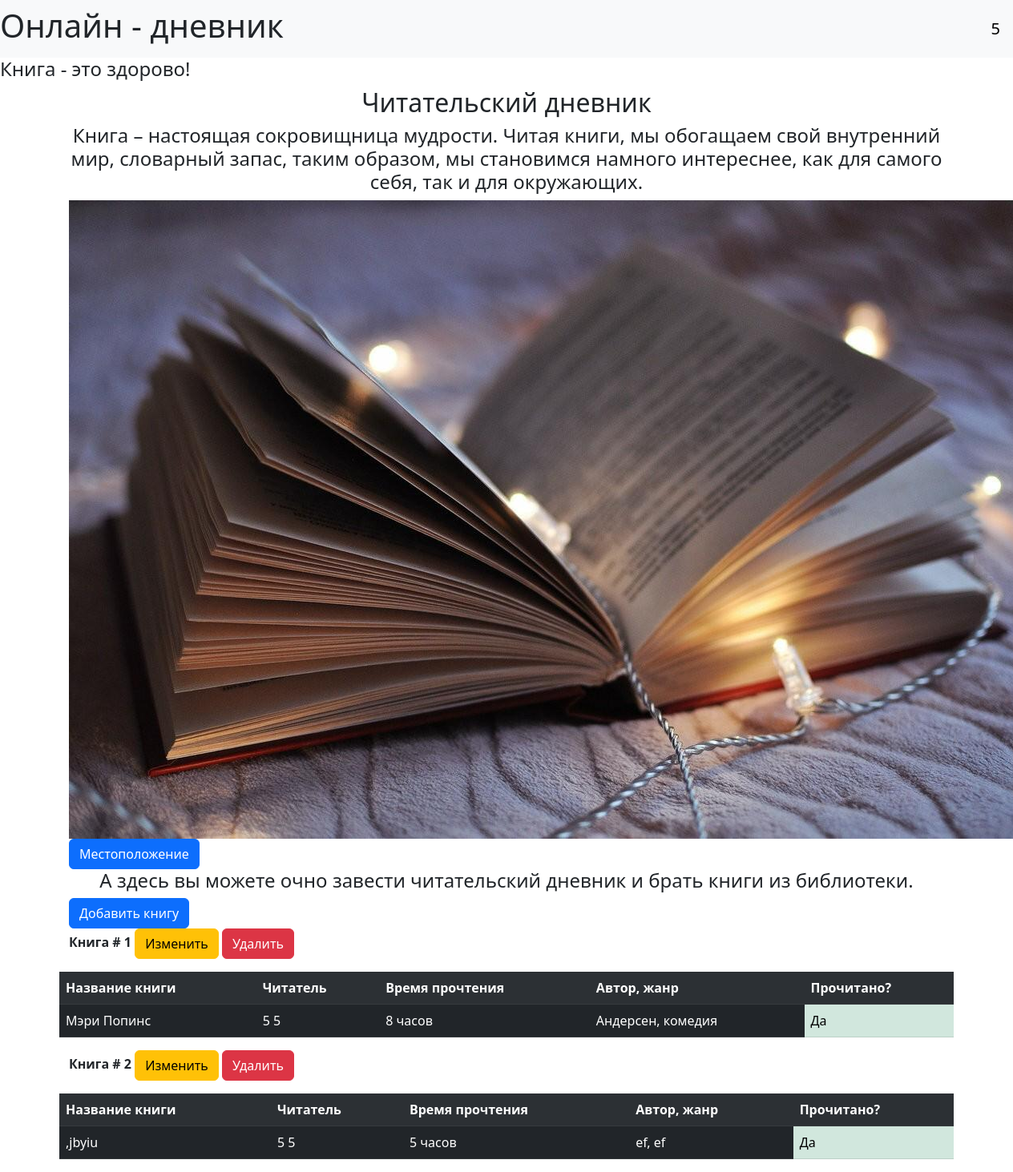
Page /index (signed in) on the committed database.
### data/users.py (models this page shows, shortened)
class User(SqlAlchemyBase, UserMixin):
    __tablename__ = 'users'
    id = sa.Column(sa.Integer, primary_key=True, autoincrement=True)
    surname = sa.Column(sa.String, nullable=True)
    name = sa.Column(sa.String, nullable=True)
    age = sa.Column(sa.Integer, nullable=True)
    position = sa.Column(sa.String, nullable=True)
    speciality = sa.Column(sa.String, nullable=True)
    address = sa.Column(sa.String, nullable=True)
    email = sa.Column(sa.String, nullable=True, unique=True, index=True)
    hashed_password = sa.Column(sa.String, nullable=True)
    modified_date = sa.Column(sa.DateTime, default=datetime.datetime.now)
    @property
    def fio(self):
        return f'{self.surname} {self.name}'

### data/books.py (models this page shows)
class Books(SqlAlchemyBase):
    __tablename__ = 'books'
    id = sa.Column(sa.Integer, primary_key=True, autoincrement=True)
    team_leader = sa.Column(sa.Integer, sa.ForeignKey('users.id'), nullable=True)
    book = sa.Column(sa.String, nullable=True)
    work_size = sa.Column(sa.Integer, nullable=True)
    collaborators = sa.Column(sa.String, nullable=True)
    start_date = sa.Column(sa.DateTime, nullable=True)
    end_date = sa.Column(sa.DateTime, nullable=True)
    is_finished = sa.Column(sa.Boolean, nullable=True)
    team_leader_user = orm.relationship('User')

### main.py (the view)
@app.route('/')
@app.route('/index')
def index():
    db_sess = db_session.create_session()
    books = db_sess.query(Books).all()
    return render_template('index.html', books=books)

### data/db_session.py (called while the page is built)
def create_session() -> Session:
    global __factory
    return __factory()

### main.py (called while the page is built)
@login_manager.user_loader
def load_user(user_id):
    db_sess = db_session.create_session()
    return db_sess.query(User).get(user_id)

### templates/index.html
{%  extends "base.html" %}
{% block content %}
<div class="container">
    <h2 class="text-center">Читательский дневник</h2>
    <h4 class="text-center">Книга – настоящая сокровищница мудрости. Читая книги, мы обогащаем свой внутренний мир, словарный запас, таким образом, мы становимся намного интереснее, как для самого себя, так и для окружающих.</h4>
    <img src=static/img/img.png>
    <a href='https://yandex.ru/maps/?ll=40.843705%2C55.324863&mode=search&sctx=ZAAAAAgBEAAaKAoSCUVnmUUoYEZAEbTIdr6fZEhAEhIJSIyeW%2BhKzj8RVaLsLeV8yz8iBgABAgMEBSgKOABAx1VIAWIrcmVhcnI9c2NoZW1lX0xvY2FsL0dlby9FbmFibGVCZWF1dHlGaWx0ZXI9MWoCcnWdAc3MTD2gAQCoAQC9AdfWRCDCARvz%2BqHhA5nh5L%2FsAeKxteDmBJWd%2FrwGzNarlwTqAQDyAQD4AQCCAinQvNC%2B0YHQutC%2B0LLRgdC60LDRjyDQsdC40LHQu9C40L7RgtC10LrQsIoCAJICAJoCDGRlc2t0b3AtbWFwcw%3D%3D&sll=40.843705%2C55.324863&source=serp_navig&sspn=19.379883%2C6.731893&text=%D0%BC%D0%BE%D1%81%D0%BA%D0%BE%D0%B2%D1%81%D0%BA%D0%B0%D1%8F%20%D0%B1%D0%B8%D0%B1%D0%BB%D0%B8%D0%BE%D1%82%D0%B5%D0%BA%D0%B0&z=6' class="btn btn-primary">Местоположение</a>
    <h4 class="text-center">А здесь вы можете очно завести читательский дневник и брать книги из библиотеки.</h4>
    {% if current_user.is_authenticated %}
    <a href="books" class="btn btn-primary">Добавить книгу</a>
    {% endif %}
    {% for book in books %}
    <div class="row">
        <p>
            <strong>Книга # {{ book.id }}</strong>
            {% if current_user.is_authenticated and (current_user == book.user or current_user.id == 1) %}
            <a href="/books/{{ book.id }}" class="btn btn-warning">
                Изменить
            </a>
            <a href="/books_delete/{{ book.id }}" class="btn btn-danger">
                Удалить
            </a>
            {% endif %}
        </p>
        <table class="table table-dark table-striped">
            <tr>
                <th>Название книги</th>
                <th>Читатель</th>
                <th>Время прочтения</th>
                <th>Автор, жанр</th>
                <th>Прочитано?</th>
            </tr>
            <tr>
                <td>{{ book.book }}</td>
                <td>{{ book.team_leader_user.fio }}</td>
                <td>{{ book.work_size }} часов</td>
                <td>{{ book.collaborators }}</td>
                {% if book.is_finished %}
                <td class="table-success">Да</td>
                {% else %}
                <td class="table-danger">Нет</td>
                {% endif %}
            </tr>
        </table>
    </div>
    {% endfor %}
</div>
{% endblock %}

### templates/base.html (shortened to what this page needs)
<!DOCTYPE html>
<html lang="en">
<head>
    <link href="https://cdn.jsdelivr.net/npm/bootstrap@5.3.0-alpha2/dist/css/bootstrap.min.css" rel="stylesheet"
>
</head>
<body>
<header>
    <nav class="navbar navbar-light bg-light">
        <h1>Онлайн - дневник</h1>
        {% if current_user.is_authenticated %}
        <a class="navbar-brand" href="/logout">{{ current_user.name }}</a>
        {% else %}
        <p>
            <a class="btn btn-primary " href="/register">Зарегистрироваться</a>
            <a class="btn btn-success" href="/login">Войти</a>
        </p>
        {% endif %}
    </nav>
    <h4>Книга - это здорово!</h4>
</header>
<main role="main" class="container">
    {% block content %}{% endblock %}
</main>
</body>
</html>

### rows in the picture
User: name "5"
Books: id "1", book "Мэри Попинс", team_leader_user.fio "5 5", work_size "8", collaborators "Андерсен, комедия", is_finished "Да"
Books: id "2", book ",jbyiu", team_leader_user.fio "5 5", work_size "5", collaborators "ef, ef", is_finished "Да"
